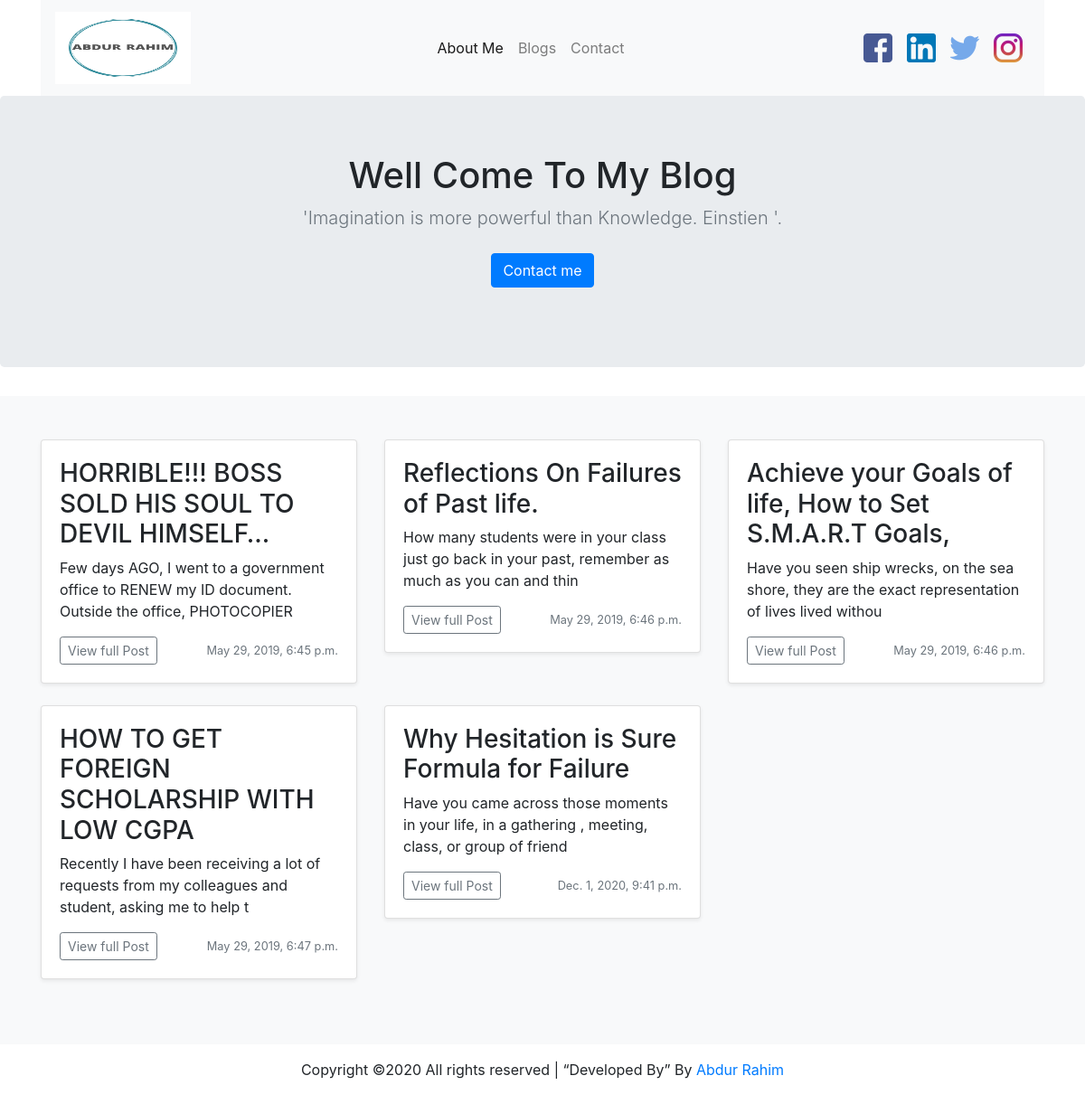
The app's page /blogs/ with its own data.
### blog/models.py (models this page shows, shortened)
class Blog(models.Model):
    title = models.CharField(max_length=250)
    body = models.TextField()
    pub_date = models.DateTimeField()
    def summary(self):
        return self.body[:100]

### blog/views.py (the view)
# urls.py: path('blogs/', views.blogs, name = 'blogs'),
def blogs(request):
    var_1 = Blog.objects.all()
    return render(request, 'blog/blogs.html',{'var_1': var_1})

### blog/templates/blog/blogs.html (shortened to what this page needs)
{% extends 'blog/base.html' %}
{% block text %}
    <main role="main">
        <section class="jumbotron text-center">
            <div class="container">
                <h1 class="jumbotron-heading">Well Come To My Blog</h1>
                <p class="lead text-muted">'Imagination is more powerful than Knowledge. Einstien '.</p>
                <p>
                    <a href="{% url 'contacts' %}" class="btn btn-primary my-2">Contact me</a>
                </p>
            </div>
        </section>
    </main>
    <div class="album py-5 bg-light">
        <div class="container">
            <div class="row">
                {% for x in var_1.all %}
                    <div class="col-md-4">
                        <div class="card mb-4 shadow-sm">
                            <div class="card-body">
                                <h3>{{x.title}}</h3>
                                <p class="card-text">{{x.summary}}</p>
                                <div class="d-flex justify-content-between align-items-center">
                                    <div class="btn-group" >
                                        <a href="{% url 'detail' x.id %}" class="btn btn-sm btn-outline-secondary">View full Post</a>
                                    </div>
                                    <small class="text-muted">{{x.pub_date}}</small>
                                </div>
                            </div>
                        </div>
                    </div>
                {% endfor %}
            </div>
        </div>
    </div>
        <div class="footer-bottom text-center py-3">
            <p>Copyright &copy;<script>document.write(new Date().getFullYear());</script> All rights reserved | “Developed By” By <a href="#" target="_blank">Abdur Rahim</a></p>
         </div>
{% endblock text %}

### blog/templates/blog/base.html (shortened to what this page needs)
{% load static %}
<!doctype html>
<html lang="en">
<head>
    <link rel="stylesheet" href="https://stackpath.bootstrapcdn.com/bootstrap/4.3.1/css/bootstrap.min.css"
>
  <link rel="stylesheet" type="text/css" href="{% static 'css/home.css' %}">
</head>
<body>
<div class="container">
    <nav class="navbar navbar-expand-lg navbar-light bg-light">
        <a class="navbar-brand" href="{% url 'home' %}">
            <img src="{% static 'blog/images/R.png' %}" width="150" height="80" alt="">
        </a>
        <div class="collapse navbar-collapse" id="navbarNav">
            <ul class="navbar-nav mx-auto ">
                <li class="nav-item active">
                    <a class="nav-link" href="{% url 'home' %}">About Me <span class="sr-only">(current)</span></a>
                </li>
                <li class="nav-item">
                    <a class="nav-link" href="{% url 'blogs' %}">Blogs</a>
                </li>
                <li class="nav-item">
                    <a class="nav-link" href="{% url 'contacts' %}">Contact</a>
                </li>
            </ul>
            <ul class="navbar-nav">
                <li class="nav-item active">
                    <a class="nav-link" href="https://www.facebook.com/abdurrahimcs50">
                        <img src="{% static 'blog/images/facebook.png' %}" width="32" height="32" alt="">
                    </a>
                </li>
                <li class="nav-item">
                    <a class="nav-link" href="https://www.linkedin.com/in/abdurrahimcs50">
                        <img src="{% static 'blog/images/Linkedin.png' %}" width="32" height="32" alt="">
                    </a>
                </li>
                <li class="nav-item">
                    <a class="nav-link" href="#">
                        <img src="{% static 'blog/images/twitter.png' %}" width="32" height="32" alt="">
                    </a>
                </li>
                <li class="nav-item">
                    <a class="nav-link" href="https://www.instagram.com/abdurrahimcs50">
                        <img src="{% static 'blog/images/instagram.png' %}" width="32" height="32" alt="">
                    </a>
                </li>
            </ul>
        </div>
</div>
</body>
{% block text %}
{% endblock text %}
</html>

### blog/static/css/home.css (style rules this page uses)
.lead { color: black; }

### records on screen
Blog: title "HORRIBLE!!! BOSS SOLD HIS SOUL TO DEVIL HIMSELF…", summary "Few days AGO, I went to a government office to RENEW my ID document. Outside the office, PHOTOCOPIER", pub_date "May 29, 2019, 6:45 p.m."
Blog: title "Reflections On Failures of Past life.", summary "How many students were in your class just go back in your past, remember as much as you can and thin", pub_date "May 29, 2019, 6:46 p.m."
Blog: title "Achieve your Goals of life, How to Set S.M.A.R.T Goals,", summary "Have you seen ship wrecks, on the sea shore, they are the exact representation of lives lived withou", pub_date "May 29, 2019, 6:46 p.m."
Blog: title "HOW TO GET FOREIGN SCHOLARSHIP WITH LOW CGPA", summary "Recently I have been receiving a lot of requests from my colleagues and student, asking me to help t", pub_date "May 29, 2019, 6:47 p.m."
Blog: title "Why Hesitation is Sure Formula for Failure", summary "Have you came across those moments in your life, in a gathering , meeting, class, or group of friend", pub_date "Dec. 1, 2020, 9:41 p.m."
